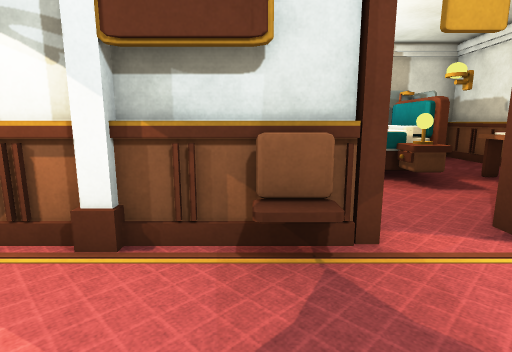
view 1 (above)

18 first-person views from a walk through a scene from a Unity 3-D project. The camera is 1.2 m above the floor, tilts 10° down and sees 80° across. Doors are open. The floor is counted in squares, 1 m on a side. Each view is taken from the middle of a square. On the plan, view 1 faces up. The plan holds only what a view shows up to about 13 squares ahead; the rest is blank. The place goes on beyond the plan. The player character is not drawn. Surface patterns are stand-ins for the level's own textures.

view 2
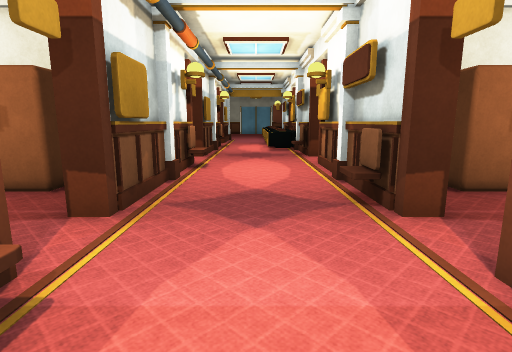

view 3
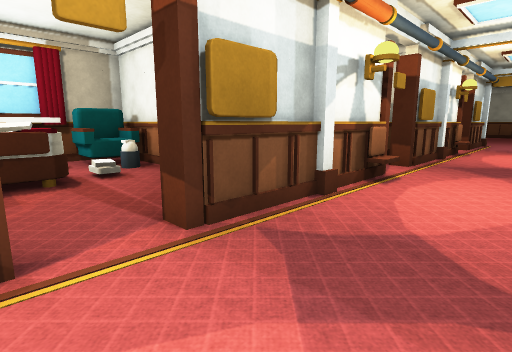

view 4
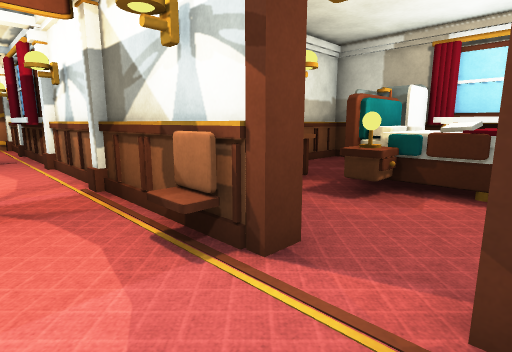

view 5
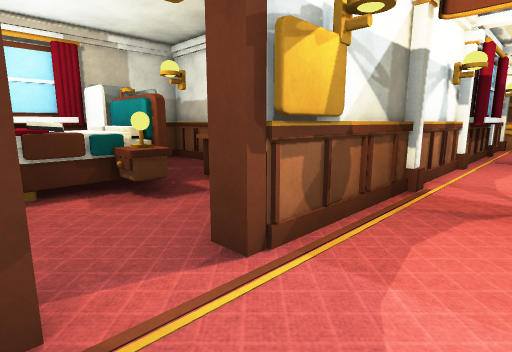

view 6
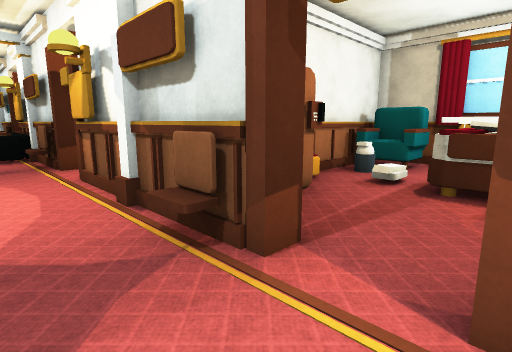

view 7
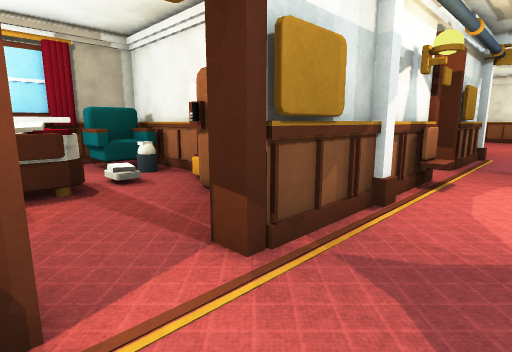

view 8
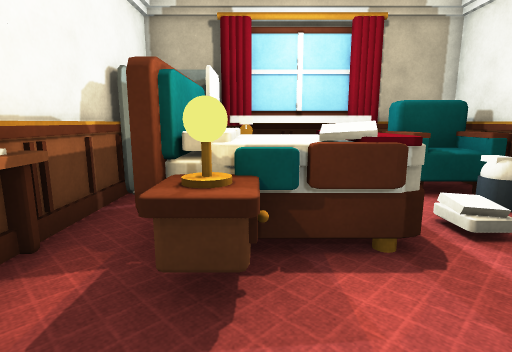

view 9
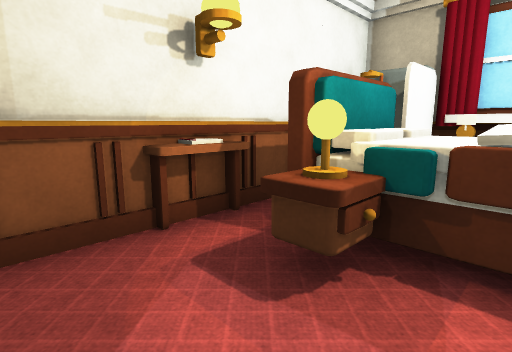

view 10
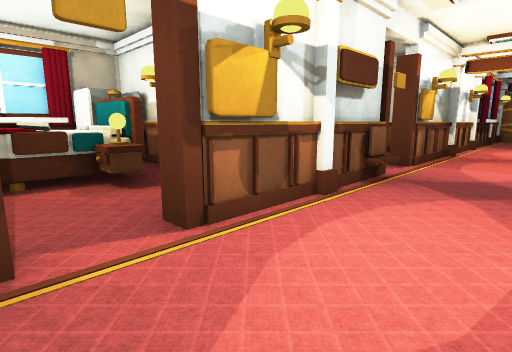

view 11
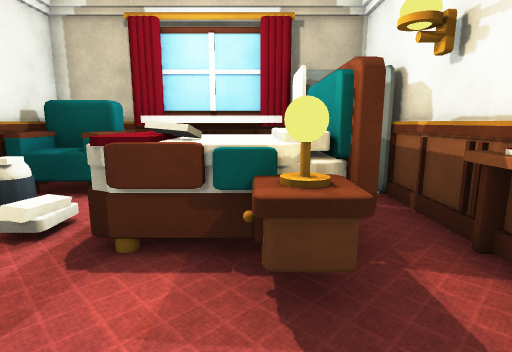

view 12
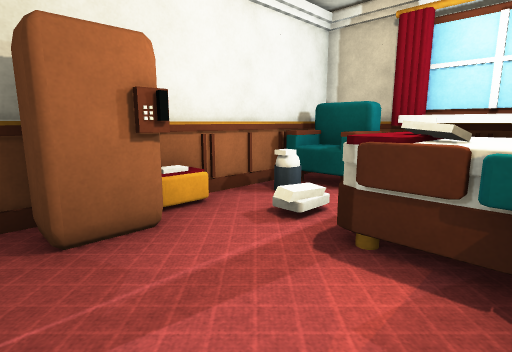

view 13
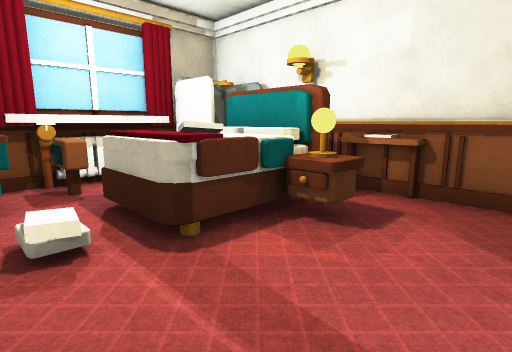

view 14
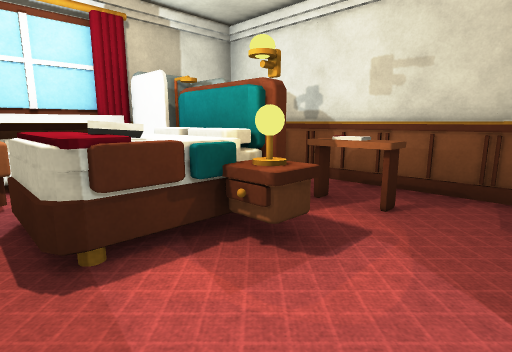

view 15
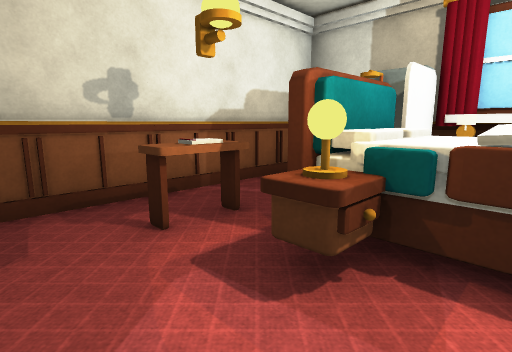

view 16
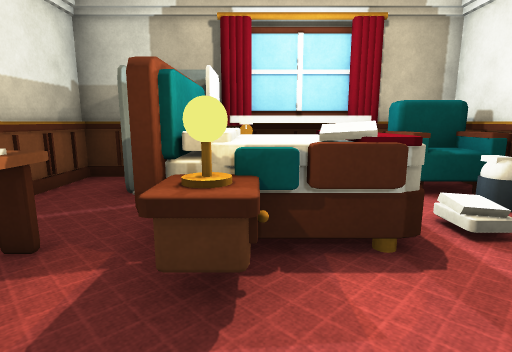

view 17
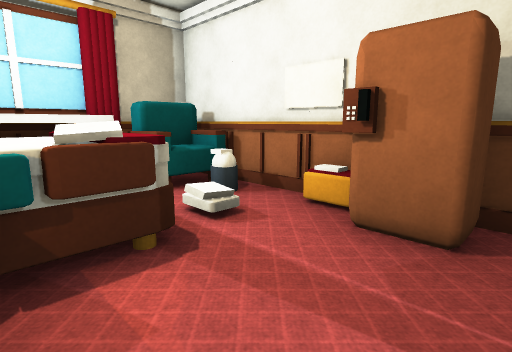

view 18
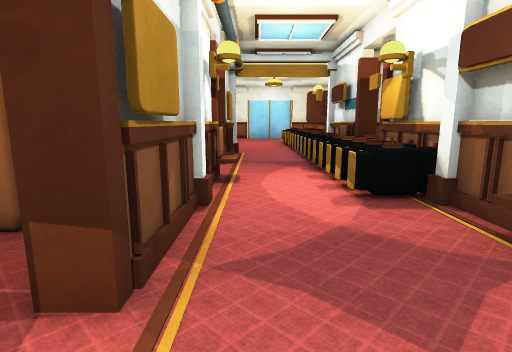

### Floor plan
Ten units are one square. View 1 is at (0, 0); x grows to the right and y downward. Boxes are objects, and circles mark ways between rooms. Rooms are numbered by the first view taken in them; rooms with no view inside come last. Other rooms are left out.
<svg viewBox="-170 -112 280 204">
<path fill="none" stroke="#000" d="M-42 9 -34 9M-58 -29 -64 -29M-16 -29 -42 -29M-14 9 12 9M-84 9 -58 9M12 -29 4 -29M-112 9 -104 9M45 9 95 9M-154 9 -128 9M95 -29 28 -29M-82 51 -82 87 -60 87M-55 83 -35 83M-36 87 -31 87M-18 74 -18 21M-69 86 -31 86M-54 87 -38 87M-44 -103 -56 -103M-30 -106 -69 -106M-18 -44 -18 -94M-29 -107 -82 -107 -82 -61M-77 -68 -77 -59M25 -103 15 -103M39 -106 1 -106M40 -107 32 -107M10 -107 -13 -107 -13 -71M67 -44 67 -107 62 -107M68 -106 62 -106M30 -107 15 -107M15 83 35 83M34 87 39 87M28 9 45 9M-13 41 -13 87 11 87M1 86 39 86M59 86 68 86M59 87 67 87 67 22M-7 39 -7 48M15 87 32 87"/>
<rect x="-165" y="5" width="10" height="10" fill="#bbb"><title>other object</title></rect>
<rect x="-125" y="-25" width="10" height="10" fill="#bbb"><title>other object</title></rect>
<rect x="-125" y="-35" width="10" height="10" fill="#bbb"><title>other object</title></rect>
<rect x="-115" y="-25" width="10" height="10" fill="#bbb"><title>other object</title></rect>
<rect x="-105" y="5" width="10" height="10" fill="#bbb"><title>other object</title></rect>
<rect x="-105" y="-5" width="10" height="10" fill="#bbb"><title>other object</title></rect>
<rect x="-105" y="-25" width="10" height="10" fill="#bbb"><title>other object</title></rect>
<rect x="-105" y="-35" width="10" height="10" fill="#bbb"><title>other object</title></rect>
<rect x="-95" y="5" width="10" height="10" fill="#bbb"><title>other object</title></rect>
<rect x="-95" y="-25" width="10" height="10" fill="#bbb"><title>other object</title></rect>
<rect x="-95" y="-35" width="10" height="10" fill="#bbb"><title>other object</title></rect>
<rect x="-85" y="-35" width="10" height="10" fill="#bbb"><title>other object</title></rect>
<rect x="-75" y="-35" width="10" height="10" fill="#bbb"><title>other object</title></rect>
<rect x="-35" y="-5" width="10" height="10" fill="#bbb"><title>other object</title></rect>
<rect x="-25" y="5" width="10" height="10" fill="#bbb"><title>other object</title></rect>
<rect x="-15" y="-35" width="10" height="10" fill="#bbb"><title>other object</title></rect>
<rect x="35" y="-5" width="10" height="10" fill="#bbb"><title>other object</title></rect>
<rect x="65" y="5" width="10" height="10" fill="#bbb"><title>other object</title></rect>
<rect x="65" y="-35" width="10" height="10" fill="#bbb"><title>other object</title></rect>
<rect x="95" y="5" width="10" height="10" fill="#bbb"><title>other object</title></rect>
<rect x="95" y="-35" width="10" height="10" fill="#bbb"><title>other object</title></rect>
<rect x="-85" y="25" width="20" height="10" fill="#bbb"><title>other object</title></rect>
<rect x="-75" y="65" width="10" height="20" fill="#bbb"><title>other object</title></rect>
<rect x="-75" y="55" width="10" height="10" fill="#bbb"><title>other object</title></rect>
<rect x="-65" y="75" width="10" height="10" fill="#bbb"><title>other object</title></rect>
<rect x="-55" y="45" width="30" height="20" fill="#bbb"><title>other object</title></rect>
<rect x="-45" y="35" width="10" height="10" fill="#bbb"><title>other object</title></rect>
<rect x="-45" y="25" width="10" height="10" fill="#bbb"><title>other object</title></rect>
<rect x="-35" y="75" width="10" height="10" fill="#bbb"><title>other object</title></rect>
<rect x="-35" y="65" width="20" height="20" fill="#bbb"><title>other object</title></rect>
<rect x="-35" y="5" width="10" height="10" fill="#bbb"><title>other object</title></rect>
<rect x="-25" y="35" width="10" height="10" fill="#bbb"><title>other object</title></rect>
<rect x="-75" y="-55" width="10" height="10" fill="#bbb"><title>other object</title></rect>
<rect x="-75" y="-85" width="10" height="10" fill="#bbb"><title>other object</title></rect>
<rect x="-75" y="-105" width="10" height="20" fill="#bbb"><title>other object</title></rect>
<rect x="-65" y="-85" width="40" height="20" fill="#bbb"><title>other object</title></rect>
<rect x="-65" y="-95" width="10" height="10" fill="#bbb"><title>other object</title></rect>
<rect x="-65" y="-105" width="10" height="10" fill="#bbb"><title>other object</title></rect>
<rect x="-45" y="-55" width="10" height="10" fill="#bbb"><title>other object</title></rect>
<rect x="-45" y="-65" width="10" height="10" fill="#bbb"><title>other object</title></rect>
<rect x="-45" y="-105" width="10" height="10" fill="#bbb"><title>other object</title></rect>
<rect x="-35" y="-105" width="20" height="20" fill="#bbb"><title>other object</title></rect>
<rect x="-35" y="-105" width="10" height="10" fill="#bbb"><title>other object</title></rect>
<rect x="-25" y="-65" width="10" height="10" fill="#bbb"><title>other object</title></rect>
<rect x="-5" y="-35" width="10" height="10" fill="#bbb"><title>other object</title></rect>
<rect x="-5" y="-55" width="10" height="10" fill="#bbb"><title>other object</title></rect>
<rect x="-5" y="-85" width="10" height="10" fill="#bbb"><title>other object</title></rect>
<rect x="-5" y="-105" width="10" height="20" fill="#bbb"><title>other object</title></rect>
<rect x="5" y="-85" width="40" height="20" fill="#bbb"><title>other object</title></rect>
<rect x="5" y="-95" width="10" height="10" fill="#bbb"><title>other object</title></rect>
<rect x="5" y="-105" width="10" height="10" fill="#bbb"><title>other object</title></rect>
<rect x="25" y="-55" width="10" height="10" fill="#bbb"><title>other object</title></rect>
<rect x="25" y="-65" width="10" height="10" fill="#bbb"><title>other object</title></rect>
<rect x="25" y="-105" width="10" height="10" fill="#bbb"><title>other object</title></rect>
<rect x="35" y="-105" width="20" height="20" fill="#bbb"><title>other object</title></rect>
<rect x="35" y="-105" width="10" height="10" fill="#bbb"><title>other object</title></rect>
<rect x="45" y="-75" width="10" height="20" fill="#bbb"><title>other object</title></rect>
<rect x="-15" y="25" width="20" height="10" fill="#bbb"><title>other object</title></rect>
<rect x="-5" y="65" width="10" height="20" fill="#bbb"><title>other object</title></rect>
<rect x="-5" y="55" width="10" height="10" fill="#bbb"><title>other object</title></rect>
<rect x="5" y="75" width="10" height="10" fill="#bbb"><title>other object</title></rect>
<rect x="15" y="45" width="30" height="20" fill="#bbb"><title>other object</title></rect>
<rect x="25" y="35" width="10" height="10" fill="#bbb"><title>other object</title></rect>
<rect x="25" y="25" width="10" height="10" fill="#bbb"><title>other object</title></rect>
<rect x="35" y="75" width="10" height="10" fill="#bbb"><title>other object</title></rect>
<rect x="35" y="65" width="20" height="20" fill="#bbb"><title>other object</title></rect>
<rect x="35" y="5" width="10" height="10" fill="#bbb"><title>other object</title></rect>
<rect x="45" y="35" width="10" height="20" fill="#bbb"><title>other object</title></rect>
<circle cx="-55" cy="10" r="3" fill="#2a7"/>
<circle cx="-45" cy="-30" r="3" fill="#2a7"/>
<circle cx="-70" cy="-40" r="3" fill="#2a7"/>
<circle cx="25" cy="-30" r="3" fill="#2a7"/>
<circle cx="15" cy="10" r="3" fill="#2a7"/>
<text x="-40" y="-10">1</text>
<text x="-50" y="50">2</text>
<text x="-50" y="-70">3</text>
<text x="30" y="-70">4</text>
<text x="30" y="50">5</text>
</svg>
Room 1 opens to room 2. Room 1 opens to room 3. Room 1 opens to room 4. Room 1 opens to room 5.

Where each view was taken, in squares from view 1:
view 1: 0 up, 0 right, facing up
view 2: 1 up, 5 right, facing left
view 3: 2 up, 3 right, facing down-left
view 4: 1 up, 1 right, facing down-right
view 5: 1 up, 1 right, facing up-right
view 6: 1 up, 3 right, facing up-left
view 7: 1 up, 4 left, facing down-left
view 8: 2 down, 4 left, facing down
view 9: 2 down, 5 left, facing down-right
view 10: 0 up, 6 left, facing up-right
view 11: 4 up, 4 left, facing up
view 12: 4 up, 4 left, facing up-left
view 13: 4 up, 7 left, facing up-right
view 14: 4 up, 1 right, facing up-right
view 15: 2 down, 2 right, facing down-right
view 16: 2 down, 3 right, facing down
view 17: 2 down, 3 right, facing down-left
view 18: 0 up, 4 left, facing left
